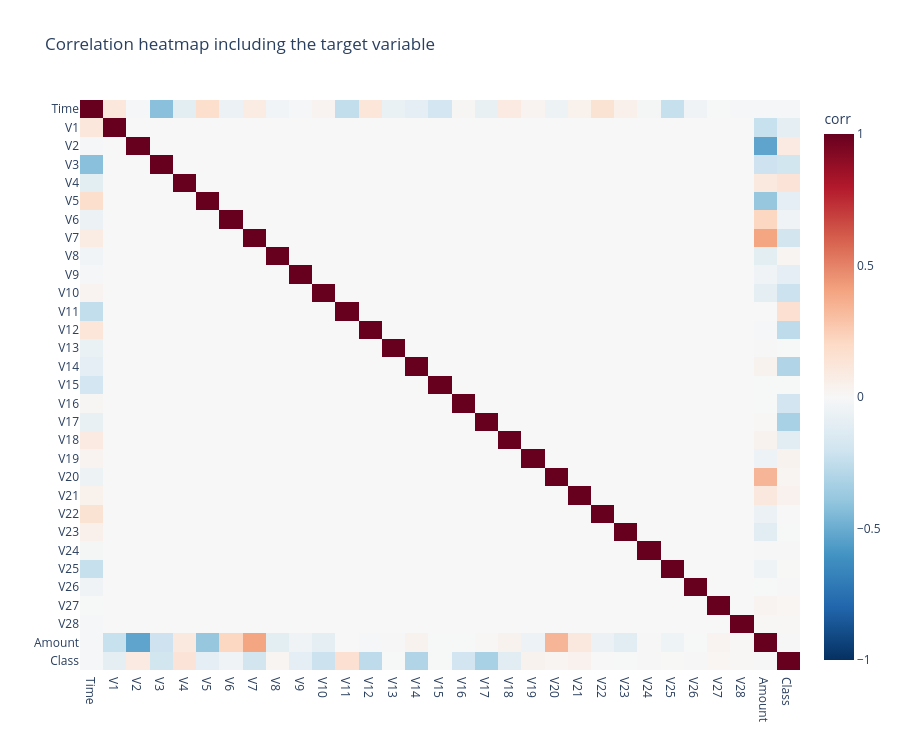

Here is the notebook cell this chart was saved with:
### Markdown cell above
### Answer from the `Amount` distribution

`Amount` is one of the few interpretable columns in the dataset, so it deserves a separate check.

The ECDF is used instead of a simple histogram because the two classes have very different sizes. A histogram would mostly show the majority class, while the ECDF lets us compare the shapes of the distributions more clearly.

This step does not prove that `Amount` alone can detect fraud. It only tells us that `Amount` is skewed and should be transformed carefully before using models that are sensitive to scale, such as Logistic Regression.

### Code cell
# Compute the correlation matrix for all numeric features in the dataset
corr = df.corr(numeric_only=True)

# Visualize the correlation matrix using an interactive heatmap
fig = px.imshow(
    corr,
    color_continuous_scale="RdBu_r",  # diverging color scale (negative to positive correlation)
    zmin=-1,                          # minimum correlation value
    zmax=1,                           # maximum correlation value
    aspect="auto",                    # allow rectangular heatmap cells
    title="Correlation heatmap including the target variable",
)

# Place x-axis labels at the bottom for readability
fig.update_xaxes(side="bottom")

# Adjust figure size and colorbar label
fig.update_layout(
    width=900,
    height=750,
    coloraxis_colorbar_title="corr"
)

# Display the heatmap
fig.show()

# Extract and rank correlations with the target variable (Class)
if "Class" in corr.columns:
    top_corr = (
        corr["Class"]              # correlation with target
        .drop("Class")             # remove self-correlation
        .abs()                     # take absolute value for strength ranking
        .sort_values(ascending=False)
        .head(10)                  # top 10 most correlated features
    )

    print("Top absolute correlations with Class (linear):")
    display(top_corr.to_frame(name="|corr(Class)|"))

### Figure 1 — Plotly figure (JSON) as saved in the notebook; plotly's stock layout.template omitted (floating-point values rounded to 4 significant figures; data arrays with more than 128 entries replaced by an {"elided": "..."} marker saying what was removed)
{"data": [{"coloraxis": "coloraxis", "hovertemplate": "x: %{x}<br>y: %{y}<br>color: %{z}<extra></extra>", "name": "0", "type": "heatmap", "x": ["Time", "V1", "V2", "V3", "V4", "V5", "V6", "V7", "V8", "V9", "V10", "V11", "V12", "V13", "V14", "V15", "V16", "V17", "V18", "V19", "V20", "V21", "V22", "V23", "V24", "V25", "V26", "V27", "V28", "Amount", "Class"], "xaxis": "x", "y": ["Time", "V1", "V2", "V3", "V4", "V5", "V6", "V7", "V8", "V9", "V10", "V11", "V12", "V13", "V14", "V15", "V16", "V17", "V18", "V19", "V20", "V21", "V22", "V23", "V24", "V25", "V26", "V27", "V28", "Amount", "Class"], "yaxis": "y", "z": {"elided": "31x31 float values"}}], "layout": {"coloraxis": {"autocolorscale": false, "cmax": 1, "cmin": -1, "colorbar": {"title": {"text": "corr"}}, "colorscale": [[0, "rgb(5,48,97)"], [0.1, "rgb(33,102,172)"], [0.2, "rgb(67,147,195)"], [0.3, "rgb(146,197,222)"], [0.4, "rgb(209,229,240)"], [0.5, "rgb(247,247,247)"], [0.6, "rgb(253,219,199)"], [0.7, "rgb(244,165,130)"], [0.8, "rgb(214,96,77)"], [0.9, "rgb(178,24,43)"], [1, "rgb(103,0,31)"]]}, "height": 750, "title": {"text": "Correlation heatmap including the target variable"}, "width": 900, "xaxis": {"anchor": "y", "domain": [0, 1], "side": "bottom"}, "yaxis": {"anchor": "x", "autorange": "reversed", "domain": [0, 1]}}}
